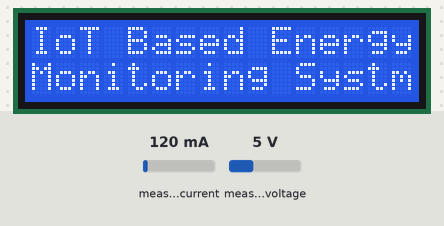
Simulated run of this sketch. Board: ESP8266 (NodeMCU). Shown: 16×2 character LCD. The inputs (shaded band) are chosen by the test bench; at power-on: measured current 120 mA, measured voltage 5 V. WiFi joins after 1.5 s; servers stay silent unless stated.

Above: at 0.1 s.
3.3 s: measured current set to 40 mA
At 7.9 s:
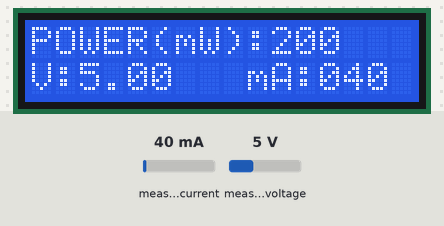
8.1 s: measured voltage set to 0.3 V
At 9.5 s:
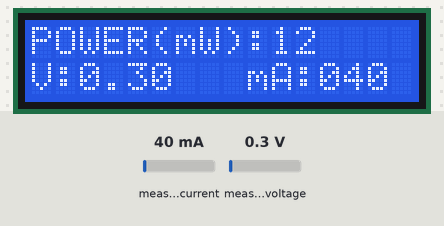
10.6 s: measured current set to 500 mA
At 12.3 s:
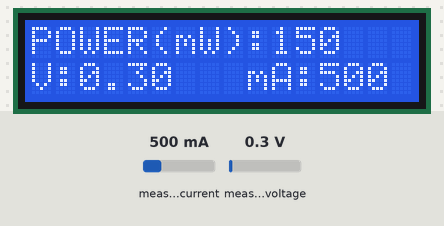
12.7 s: measured voltage set to 3.8 V
At 13.8 s:
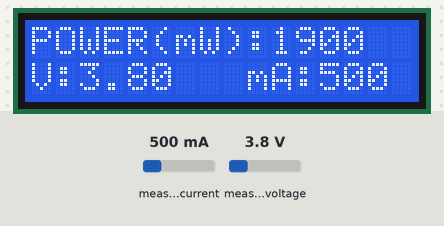
Timing chart, 0 to 15.7 s (numbered marks = the images above; inputs shaded):
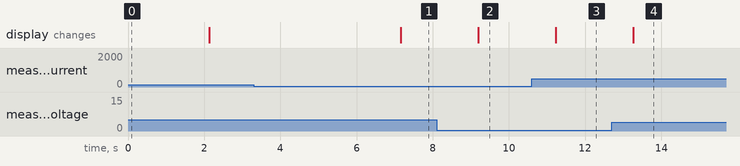

The sketch:

energy-monitor-thingspeak.ino
```cpp
#include "ThingSpeak.h"
#include <ESP8266WiFi.h>
#include <LiquidCrystal_I2C.h>
#include <Wire.h>
#include <Adafruit_INA219.h>

Adafruit_INA219 ina219;
LiquidCrystal_I2C lcd(0x27, 16, 2);

int int_busvoltage = 0;
int x, y, z;
float busvoltage = 0;
float current_mA = 0;
float power_mW = 0;
unsigned long previousMillis_V = 0;
unsigned long previousMillis_I = 0;
unsigned long previousMillis_P = 0;
const int Field_number_1 = 1;
const int Field_number_2 = 2;
const int Field_number_3 = 3;
bool measure_V = true;
bool measure_I = false;
bool measure_P = false;

//------- WI-FI details ----------//
char ssid[] = "YOUR_WIFI_NAME"; //SSID here
char pass[] = "YOUR_WIFI_PASSWORD"; // Password here
//--------------------------------//

//----------- Channel details ----------------//
unsigned long Channel_ID = 123456; // Your Channel ID
const char *WriteAPIKey = "ABC123CDEF456"; //Your write API key
//-------------------------------------------//

WiFiClient client;

void setup()
{
  lcd.init();
  lcd.backlight();
  lcd.setCursor(0, 0);
  lcd.print("IoT Based Energy");
  lcd.setCursor(0, 1);
  lcd.print("Monitoring Systm");
  delay(2000);

  if (!ina219.begin())
  {
    lcd.clear();
    lcd.setCursor(0, 0);
    lcd.print("FAILED TO FIND");
    lcd.setCursor(0, 1);
    lcd.print("INA219 MODULE");
    while (1)
    {
      delay(10);
    }
  }

  Serial.begin(115200);
  WiFi.mode(WIFI_STA);
  ThingSpeak.begin(client);
}

void loop()
{
  internet();
  measure();
  upload();
}

void internet()
{
  if (WiFi.status() != WL_CONNECTED)
  {
    WiFi.begin(ssid, pass);
    lcd.clear();
    lcd.setCursor(0, 0);
    lcd.print("CONNECTING TO");
    lcd.setCursor(0, 1);
    lcd.print("Wi-Fi NETWORK...");
    delay(5000);
    while (WiFi.status() != WL_CONNECTED)
    {
      delay(500);
    }
  }
}

void measure()
{
  busvoltage = ina219.getBusVoltage_V();
  int_busvoltage = busvoltage * 1000;
  current_mA = ina219.getCurrent_mA();
  power_mW = ina219.getPower_mW();

  lcd.clear();
  lcd.setCursor(0, 1);
  lcd.print("V:");
  lcd.print(busvoltage);
  lcd.setCursor(9, 1);
  lcd.print("mA:");
  if (current_mA < 3)
  {
    lcd.print("000");
  }
  else if (current_mA < 10)
  {
    lcd.print("00");
    lcd.print((int)current_mA);
  }
  else if (current_mA < 100)
  {
    lcd.print('0');
    lcd.print((int)current_mA);
  }
  else
  {
    lcd.print((int)current_mA);
  }

  lcd.setCursor(0, 0);
  lcd.print("POWER(mW):");
  lcd.print((int)power_mW);
  delay(2000);
}

void upload()
{
  unsigned long currentMillis = millis();

  if (currentMillis - previousMillis_V >= 15000 && measure_V)
  {
    previousMillis_V = currentMillis;
    x = ThingSpeak.writeField(Channel_ID, Field_number_1, busvoltage, WriteAPIKey);
    if (x == 200)
    {
      measure_V = false;
      measure_I = true;
    }
  }

  if (currentMillis - previousMillis_I >= 15000 && measure_I)
  {
    previousMillis_I = currentMillis;
    y = ThingSpeak.writeField(Channel_ID, Field_number_2, current_mA, WriteAPIKey);
    if (y == 200)
    {
      measure_I = false;
      measure_P = true;
    }
  }

  if (currentMillis - previousMillis_P >= 15000 && measure_P)
  {
    previousMillis_P = currentMillis;
    z = ThingSpeak.writeField(Channel_ID, Field_number_3, power_mW, WriteAPIKey);
    if (z == 200)
    {
      measure_P = false;
      measure_V = true;
    }
  }
}
```

Measured:
- after the input at 3.3 s, the display: changes after 3.9 s (image 1)
- after the input at 8.1 s, the display: changes after 1.1 s (image 2)
- after the input at 10.6 s, the display: changes after 0.63 s (image 3)
- after the input at 12.7 s, the display: changes after 0.56 s (image 4)
